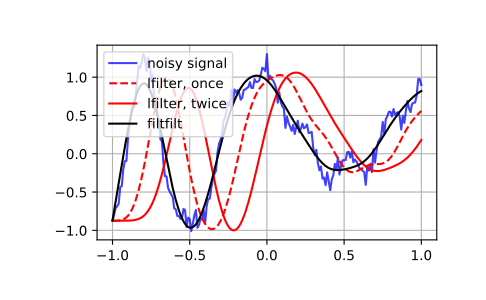

The script that drew this image:
# Generate a noisy signal to be filtered:

from scipy import signal
import matplotlib.pyplot as plt
rng = np.random.default_rng()
t = np.linspace(-1, 1, 201)
x = (np.sin(2*np.pi*0.75*t*(1-t) + 2.1) +
     0.1*np.sin(2*np.pi*1.25*t + 1) +
     0.18*np.cos(2*np.pi*3.85*t))
xn = x + rng.standard_normal(len(t)) * 0.08

# Create an order 3 lowpass butterworth filter:

b, a = signal.butter(3, 0.05)

# Apply the filter to xn.  Use lfilter_zi to choose the initial condition of
# the filter:

zi = signal.lfilter_zi(b, a)
z, _ = signal.lfilter(b, a, xn, zi=zi*xn[0])

# Apply the filter again, to have a result filtered at an order the same as
# filtfilt:

z2, _ = signal.lfilter(b, a, z, zi=zi*z[0])

# Use filtfilt to apply the filter:

y = signal.filtfilt(b, a, xn)

# Plot the original signal and the various filtered versions:

plt.figure
plt.plot(t, xn, 'b', alpha=0.75)
plt.plot(t, z, 'r--', t, z2, 'r', t, y, 'k')
plt.legend(('noisy signal', 'lfilter, once', 'lfilter, twice',
            'filtfilt'), loc='best')
plt.grid(True)
plt.show()
